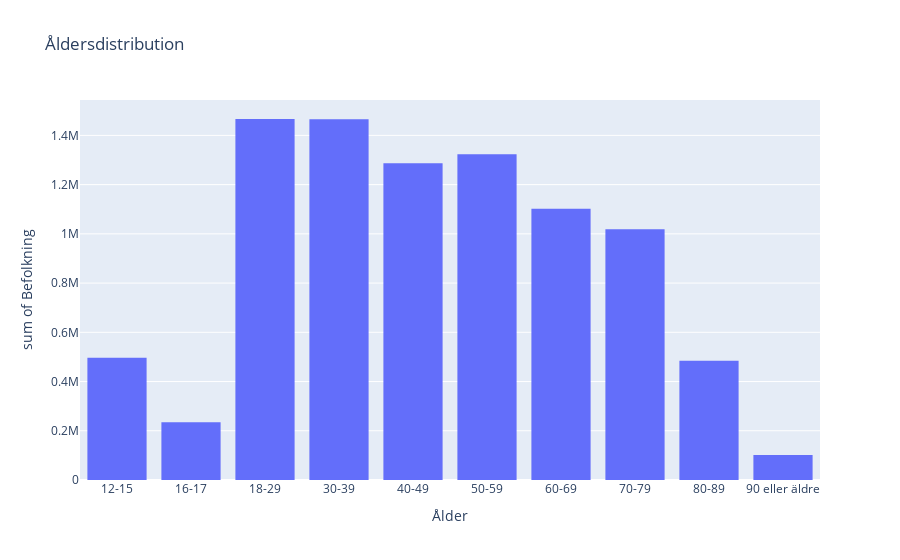

Notebook code for this chart:
### Markdown cell above
#### 2 e. Rita ett diagram som visar på åldersfördelningen av Sveriges befolkning.

### Code cell
age_counts = df_vaccine.groupby("Ålder")["Befolkning"].value_counts().reset_index()

fig = px.histogram(age_counts, x="Ålder", y="Befolkning", title="Åldersdistribution")
fig.show()

### Figure 1 — Plotly figure (JSON) as saved in the notebook; plotly's stock layout.template omitted (floating-point values rounded to 4 significant figures; data arrays with more than 128 entries replaced by an {"elided": "..."} marker saying what was removed)
{"data": [{"alignmentgroup": "True", "bingroup": "x", "histfunc": "sum", "hovertemplate": "Ålder=%{x}<br>sum of Befolkning=%{y}<extra></extra>", "legendgroup": "", "marker": {"color": "#636efa", "pattern": {"shape": ""}}, "name": "", "offsetgroup": "", "orientation": "v", "showlegend": false, "type": "histogram", "x": {"elided": "2733 str values"}, "xaxis": "x", "y": {"elided": "2733 int values"}, "yaxis": "y"}], "layout": {"barmode": "relative", "legend": {"tracegroupgap": 0}, "title": {"text": "Åldersdistribution"}, "xaxis": {"anchor": "y", "domain": [0, 1], "title": {"text": "Ålder"}}, "yaxis": {"anchor": "x", "domain": [0, 1], "title": {"text": "sum of Befolkning"}}}}
